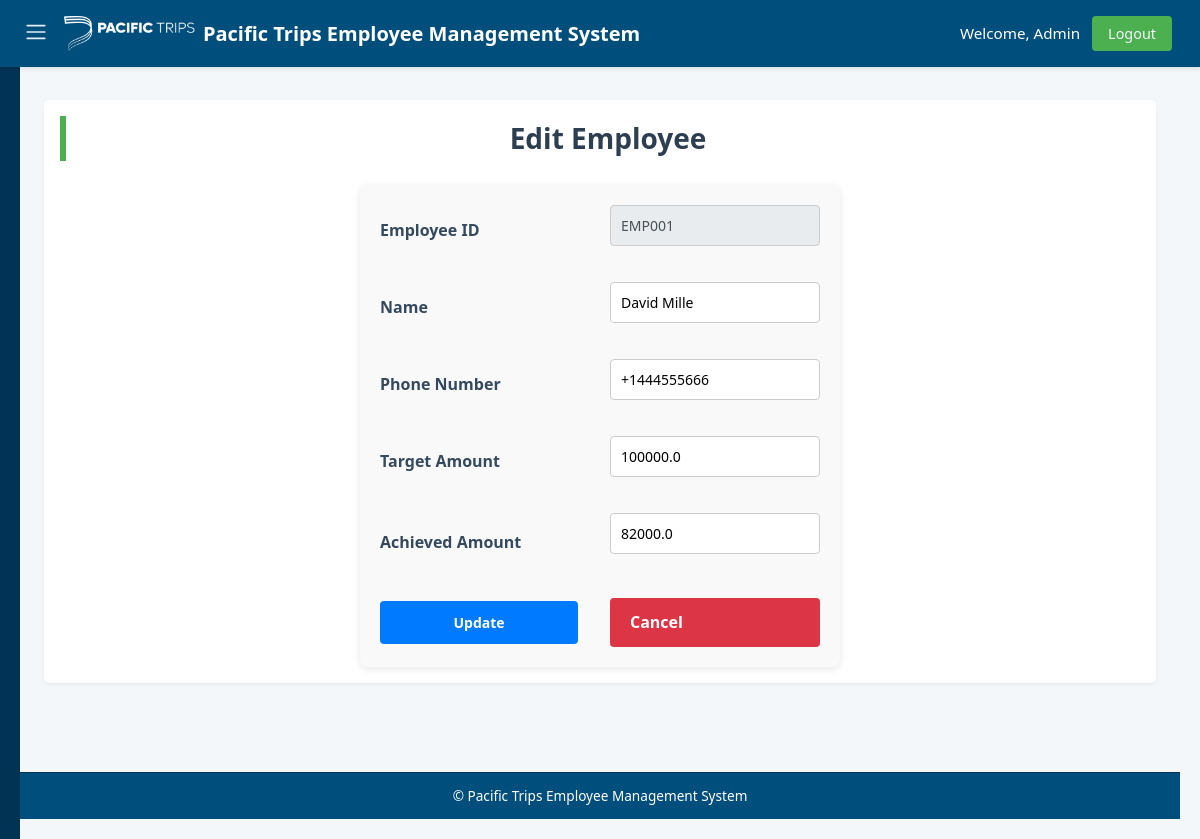
The page /employee/edit/EMP001 (signed in) on the database its author committed.
### tables this page shows
CREATE TABLE employees (
    empId TEXT PRIMARY KEY,
    empName TEXT NOT NULL,
    phoneNo TEXT,
    targetAmount REAL NOT NULL CHECK (targetAmount >= 0),
    achievedAmount REAL NOT NULL CHECK (achievedAmount >= 0),
    createdAt TEXT DEFAULT CURRENT_TIMESTAMP,
    updatedAt TEXT DEFAULT CURRENT_TIMESTAMP
);

### app.py (the view)
    def wrap(*args, **kwargs):
        if 'user_id' not in session:
            flash('Please login first.', 'danger')
            return redirect(url_for('login'))
        if session.get('role') != 'admin':
            flash('Admin access required.', 'danger')
            return redirect(url_for('index'))
        return f(*args, **kwargs)

### app.py (called while the page is built, shortened)
def get_db_connection():
    conn = sqlite3.connect(DATABASE, timeout=10)
    conn.row_factory = sqlite3.Row
    conn.execute("PRAGMA journal_mode=WAL")
    return conn

def admin_required(f):
    def wrap(*args, **kwargs):
        if 'user_id' not in session:
            flash('Please login first.', 'danger')
            return redirect(url_for('login'))
        if session.get('role') != 'admin':
            flash('Admin access required.', 'danger')
            return redirect(url_for('index'))
        return f(*args, **kwargs)
    wrap.__name__ = f.__name__
    return wrap

@app.route('/employee/edit/<string:emp_id>', methods=['GET', 'POST'])
@admin_required
def edit_employee(emp_id):
    with closing(get_db_connection()) as conn:
        with closing(conn.cursor()) as cursor:
            cursor.execute("SELECT * FROM employees WHERE empId = ?", (emp_id,))
            employee = cursor.fetchone()
    if not employee:
        flash("Employee not found", "danger")
        return redirect(url_for('employees'))
    return render_template('edit_employee.html', employee=employee)

### templates/edit_employee.html
{% extends "base.html" %}
{% block content %}
<h2 style="text-align: center; color: #2c3e50; margin-bottom: 24px;">Edit Employee</h2>
<form method="POST" action="{{ url_for('edit_employee', emp_id=employee.empId) }}"
      style="max-width: 480px; margin: 0 auto; padding: 20px; background: #f9f9f9; border-radius: 8px; box-shadow: 0 2px 8px rgba(0,0,0,0.1);">
    <label for="empId" style="display: block; font-weight: 600; margin-bottom: 6px; color: #34495e;">Employee ID</label>
    <input type="text" name="empId" value="{{ employee.empId }}" readonly
           style="width: 100%; padding: 10px; margin-bottom: 16px; border: 1px solid #ccc; border-radius: 4px; background: #e9ecef; color: #495057;">
    <label for="empName" style="display: block; font-weight: 600; margin-bottom: 6px; color: #34495e;">Name</label>
    <input type="text" name="empName" value="{{ employee.empName }}" required
           style="width: 100%; padding: 10px; margin-bottom: 16px; border: 1px solid #ccc; border-radius: 4px;">
    <label for="phoneNo" style="display: block; font-weight: 600; margin-bottom: 6px; color: #34495e;">Phone Number</label>
    <input type="text" name="phoneNo" value="{{ employee.phoneNo or '' }}"
           style="width: 100%; padding: 10px; margin-bottom: 16px; border: 1px solid #ccc; border-radius: 4px;">
    <label for="targetAmount" style="display: block; font-weight: 600; margin-bottom: 6px; color: #34495e;">Target Amount</label>
    <input type="number" name="targetAmount" value="{{ employee.targetAmount }}" required
           style="width: 100%; padding: 10px; margin-bottom: 16px; border: 1px solid #ccc; border-radius: 4px;">
    <label for="achievedAmount" style="display: block; font-weight: 600; margin-bottom: 6px; color: #34495e;">Achieved Amount</label>
    <input type="number" name="achievedAmount" value="{{ employee.achievedAmount }}" required
           style="width: 100%; padding: 10px; margin-bottom: 24px; border: 1px solid #ccc; border-radius: 4px;">
    <button type="submit"
            style="background-color: #007bff; color: white; padding: 12px 20px; border: none; border-radius: 4px; cursor: pointer; font-weight: 600; margin-right: 12px;">
      Update
    </button>
    <a href="{{ url_for('employees') }}"
       style="background-color: #dc3545; color: white; padding: 12px 20px; border-radius: 4px; text-decoration: none; font-weight: 600;">
      Cancel
    </a>
</form>
{% endblock %}

### static/style.css (style rules this page uses)
* { margin: 0; padding: 0; box-sizing: border-box; }
body { font-family: 'Segoe UI', Tahoma, Geneva, Verdana, sans-serif; background-color: #f4f7fa; color: #333; line-height: 1.6; min-height: 100vh; display: flex; flex-direction: column; }
a { text-decoration: none; transition: color 0.3s ease, background-color 0.3s ease; }
html { scroll-behavior: smooth; }
button, a, .menu-toggle { touch-action: manipulation; }

### static/customers.css (style rules this page uses)
* { box-sizing: border-box; margin: 0; padding: 0; font-family: 'Segoe UI', Tahoma, Geneva, Verdana, sans-serif; }
body { background: #f6f9fc; color: #333; padding: 40px; }
h2 { margin-bottom: 25px; font-size: 28px; color: #222; border-left: 6px solid #4CAF50; padding-left: 10px; }

### static/employees.css (style rules this page uses)
body { font-family: Arial, sans-serif; background-color: #f9f9f9; margin: 20px; color: #333; }
h2 { color: #2c3e50; margin-bottom: 20px; }
form { display: flex; flex-wrap: wrap; gap: 15px; align-items: center; background-color: #ffffff; padding: 15px; border-radius: 8px; box-shadow: 0 2px 4px rgba(0,0,0,0.1); margin-bottom: 20px; }
form label { margin-right: 5px; font-weight: bold; }
form select, form button, form a.btn { padding: 8px 12px; font-size: 14px; border: 1px solid #ccc; border-radius: 6px; background-color: white; transition: 0.3s ease; }
form button { background-color: #007BFF; color: white; border: none; cursor: pointer; }

### static/add form.css (style rules this page uses)
body { font-family: Arial, sans-serif; background-color: #f7f9fc; margin: 0; padding: 20px; }
h2 { text-align: center; color: #333; margin-bottom: 30px; }
form { max-width: 800px; margin: 0 auto; background-color: #ffffff; padding: 30px 40px; border-radius: 10px; box-shadow: 0 0 10px rgba(0, 0, 0, 0.1); display: grid; grid-template-columns: 1fr 1fr; gap: 20px; }
form label { display: block; margin-bottom: 8px; font-weight: bold; color: #444; }
form input[type="text"], form input[type="date"], form select { width: 100%; padding: 10px 12px; border: 1px solid #ccc; border-radius: 6px; font-size: 14px; transition: border-color 0.3s ease; }
form input[type="number"] { width: 100%; padding: 10px 12px; border: 1px solid #ccc; border-radius: 6px; font-size: 14px; transition: border-color 0.3s ease; }

### templates/base.html (style rules this page uses)
* { margin: 0; padding: 0; box-sizing: border-box; }
body { font-family: 'Segoe UI', Tahoma, Geneva, Verdana, sans-serif; background-color: #f4f7fa; color: #333; line-height: 1.6; min-height: 100vh; display: flex; flex-direction: column; font-size: 16px; }
a { text-decoration: none; transition: color 0.3s ease, background-color 0.3s ease; }
html { scroll-behavior: smooth; }
button, a, .menu-toggle { touch-action: manipulation; }

### rows shown on the page
employees: empId "EMP001", empName "David Mille", phoneNo "+1444555666", targetAmount "100000.0", achievedAmount "82000.0"

### other values the page prints
{{ session.user_name }} "Admin"
